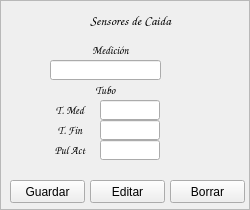
    <widget class="QFrame" name="FSEM">
     <property name="geometry">
      <rect>
       <x>670</x>
       <y>130</y>
       <width>250</width>
       <height>210</height>
      </rect>
     </property>
     <property name="frameShape">
      <enum>QFrame::StyledPanel</enum>
     </property>
     <property name="frameShadow">
      <enum>QFrame::Raised</enum>
     </property>
     <widget class="QLabel" name="lID_6">
      <property name="geometry">
       <rect>
        <x>40</x>
        <y>100</y>
        <width>60</width>
        <height>20</height>
       </rect>
      </property>
      <property name="font">
       <font>
        <family>Comic Sans MS</family>
        <pointsize>8</pointsize>
        <weight>75</weight>
        <bold>true</bold>
       </font>
      </property>
      <property name="text">
       <string>T. Med</string>
      </property>
      <property name="alignment">
       <set>Qt::AlignCenter</set>
      </property>
     </widget>
     <widget class="QLineEdit" name="SEM_TMED">
      <property name="enabled">
       <bool>true</bool>
      </property>
      <property name="geometry">
       <rect>
        <x>100</x>
        <y>100</y>
        <width>60</width>
        <height>20</height>
       </rect>
      </property>
      <property name="sizePolicy">
       <sizepolicy hsizetype="Expanding" vsizetype="Maximum">
        <horstretch>0</horstretch>
        <verstretch>0</verstretch>
       </sizepolicy>
      </property>
      <property name="font">
       <font>
        <family>Times New Roman</family>
        <pointsize>10</pointsize>
        <weight>75</weight>
        <bold>true</bold>
       </font>
      </property>
      <property name="contextMenuPolicy">
       <enum>Qt::DefaultContextMenu</enum>
      </property>
      <property name="layoutDirection">
       <enum>Qt::LeftToRight</enum>
      </property>
      <property name="autoFillBackground">
       <bool>false</bool>
      </property>
      <property name="locale">
       <locale language="StandardMoroccanTamazight" country="Morocco"/>
      </property>
      <property name="text">
       <string/>
      </property>
      <property name="alignment">
       <set>Qt::AlignCenter</set>
      </property>
     </widget>
     <widget class="QLineEdit" name="SEM_TDES">
      <property name="enabled">
       <bool>true</bool>
      </property>
      <property name="geometry">
       <rect>
        <x>100</x>
        <y>120</y>
        <width>60</width>
        <height>20</height>
       </rect>
      </property>
      <property name="sizePolicy">
       <sizepolicy hsizetype="Expanding" vsizetype="Maximum">
        <horstretch>0</horstretch>
        <verstretch>0</verstretch>
       </sizepolicy>
      </property>
      <property name="font">
       <font>
        <family>Times New Roman</family>
        <pointsize>10</pointsize>
        <weight>75</weight>
        <bold>true</bold>
       </font>
      </property>
      <property name="contextMenuPolicy">
       <enum>Qt::DefaultContextMenu</enum>
      </property>
      <property name="layoutDirection">
       <enum>Qt::LeftToRight</enum>
      </property>
      <property name="autoFillBackground">
       <bool>false</bool>
      </property>
      <property name="locale">
       <locale language="StandardMoroccanTamazight" country="Morocco"/>
      </property>
      <property name="text">
       <string/>
      </property>
      <property name="alignment">
       <set>Qt::AlignCenter</set>
      </property>
     </widget>
     <widget class="QLineEdit" name="SEM_ACT">
      <property name="enabled">
       <bool>true</bool>
      </property>
      <property name="geometry">
       <rect>
        <x>100</x>
        <y>140</y>
        <width>60</width>
        <height>20</height>
       </rect>
      </property>
      <property name="sizePolicy">
       <sizepolicy hsizetype="Expanding" vsizetype="Maximum">
        <horstretch>0</horstretch>
        <verstretch>0</verstretch>
       </sizepolicy>
      </property>
      <property name="font">
       <font>
        <family>Times New Roman</family>
        <pointsize>10</pointsize>
        <weight>75</weight>
        <bold>true</bold>
       </font>
      </property>
      <property name="contextMenuPolicy">
       <enum>Qt::DefaultContextMenu</enum>
      </property>
      <property name="layoutDirection">
       <enum>Qt::LeftToRight</enum>
      </property>
      <property name="autoFillBackground">
       <bool>false</bool>
      </property>
      <property name="locale">
       <locale language="StandardMoroccanTamazight" country="Morocco"/>
      </property>
      <property name="text">
       <string/>
      </property>
      <property name="alignment">
       <set>Qt::AlignCenter</set>
      </property>
     </widget>
     <widget class="QLabel" name="lID_8">
      <property name="geometry">
       <rect>
        <x>40</x>
        <y>120</y>
        <width>60</width>
        <height>20</height>
       </rect>
      </property>
      <property name="font">
       <font>
        <family>Comic Sans MS</family>
        <pointsize>8</pointsize>
        <weight>75</weight>
        <bold>true</bold>
       </font>
      </property>
      <property name="text">
       <string>T. Fin</string>
      </property>
      <property name="alignment">
       <set>Qt::AlignCenter</set>
      </property>
     </widget>
     <widget class="QLabel" name="lID_9">
      <property name="geometry">
       <rect>
        <x>40</x>
        <y>140</y>
        <width>60</width>
        <height>20</height>
       </rect>
      </property>
      <property name="font">
       <font>
        <family>Comic Sans MS</family>
        <pointsize>8</pointsize>
        <weight>75</weight>
        <bold>true</bold>
       </font>
      </property>
      <property name="text">
       <string>Pul Act</string>
      </property>
      <property name="alignment">
       <set>Qt::AlignCenter</set>
      </property>
     </widget>
     <widget class="QLabel" name="SEM_TUBO">
      <property name="geometry">
       <rect>
        <x>50</x>
        <y>80</y>
        <width>111</width>
        <height>20</height>
       </rect>
      </property>
      <property name="font">
       <font>
        <family>Comic Sans MS</family>
        <pointsize>8</pointsize>
        <weight>75</weight>
        <bold>true</bold>
       </font>
      </property>
      <property name="text">
       <string>Tubo</string>
      </property>
      <property name="alignment">
       <set>Qt::AlignCenter</set>
      </property>
     </widget>
     <widget class="QLabel" name="label_15">
      <property name="geometry">
       <rect>
        <x>60</x>
        <y>40</y>
        <width>101</width>
        <height>20</height>
       </rect>
      </property>
      <property name="font">
       <font>
        <family>Comic Sans MS</family>
        <pointsize>8</pointsize>
        <weight>75</weight>
        <bold>true</bold>
       </font>
      </property>
      <property name="text">
       <string>Medición</string>
      </property>
      <property name="alignment">
       <set>Qt::AlignCenter</set>
      </property>
     </widget>
     <widget class="QLineEdit" name="SEM_MED">
      <property name="enabled">
       <bool>true</bool>
      </property>
      <property name="geometry">
       <rect>
        <x>50</x>
        <y>60</y>
        <width>111</width>
        <height>20</height>
       </rect>
      </property>
      <property name="sizePolicy">
       <sizepolicy hsizetype="Expanding" vsizetype="Maximum">
        <horstretch>0</horstretch>
        <verstretch>0</verstretch>
       </sizepolicy>
      </property>
      <property name="font">
       <font>
        <family>Times New Roman</family>
        <pointsize>10</pointsize>
        <weight>75</weight>
        <bold>true</bold>
       </font>
      </property>
      <property name="contextMenuPolicy">
       <enum>Qt::DefaultContextMenu</enum>
      </property>
      <property name="layoutDirection">
       <enum>Qt::LeftToRight</enum>
      </property>
      <property name="autoFillBackground">
       <bool>false</bool>
      </property>
      <property name="locale">
       <locale language="StandardMoroccanTamazight" country="Morocco"/>
      </property>
      <property name="text">
       <string/>
      </property>
      <property name="alignment">
       <set>Qt::AlignCenter</set>
      </property>
     </widget>
     <widget class="QPushButton" name="SEM_BORRAR">
      <property name="geometry">
       <rect>
        <x>170</x>
        <y>180</y>
        <width>75</width>
        <height>23</height>
       </rect>
      </property>
      <property name="text">
       <string>Borrar</string>
      </property>
     </widget>
     <widget class="QPushButton" name="SEM_GUARDAR">
      <property name="geometry">
       <rect>
        <x>10</x>
        <y>180</y>
        <width>75</width>
        <height>23</height>
       </rect>
      </property>
      <property name="text">
       <string>Guardar</string>
      </property>
     </widget>
     <widget class="QPushButton" name="SEM_EDITAR">
      <property name="geometry">
       <rect>
        <x>90</x>
        <y>180</y>
        <width>75</width>
        <height>23</height>
       </rect>
      </property>
      <property name="text">
       <string>Editar</string>
      </property>
     </widget>
     <widget class="QLabel" name="SEM_NOM">
      <property name="geometry">
       <rect>
        <x>30</x>
        <y>10</y>
        <width>201</width>
        <height>20</height>
       </rect>
      </property>
      <property name="font">
       <font>
        <family>Comic Sans MS</family>
        <pointsize>10</pointsize>
        <weight>75</weight>
        <bold>true</bold>
       </font>
      </property>
      <property name="text">
       <string>Sensores de Caida</string>
      </property>
      <property name="alignment">
       <set>Qt::AlignCenter</set>
      </property>
     </widget>
    </widget>
